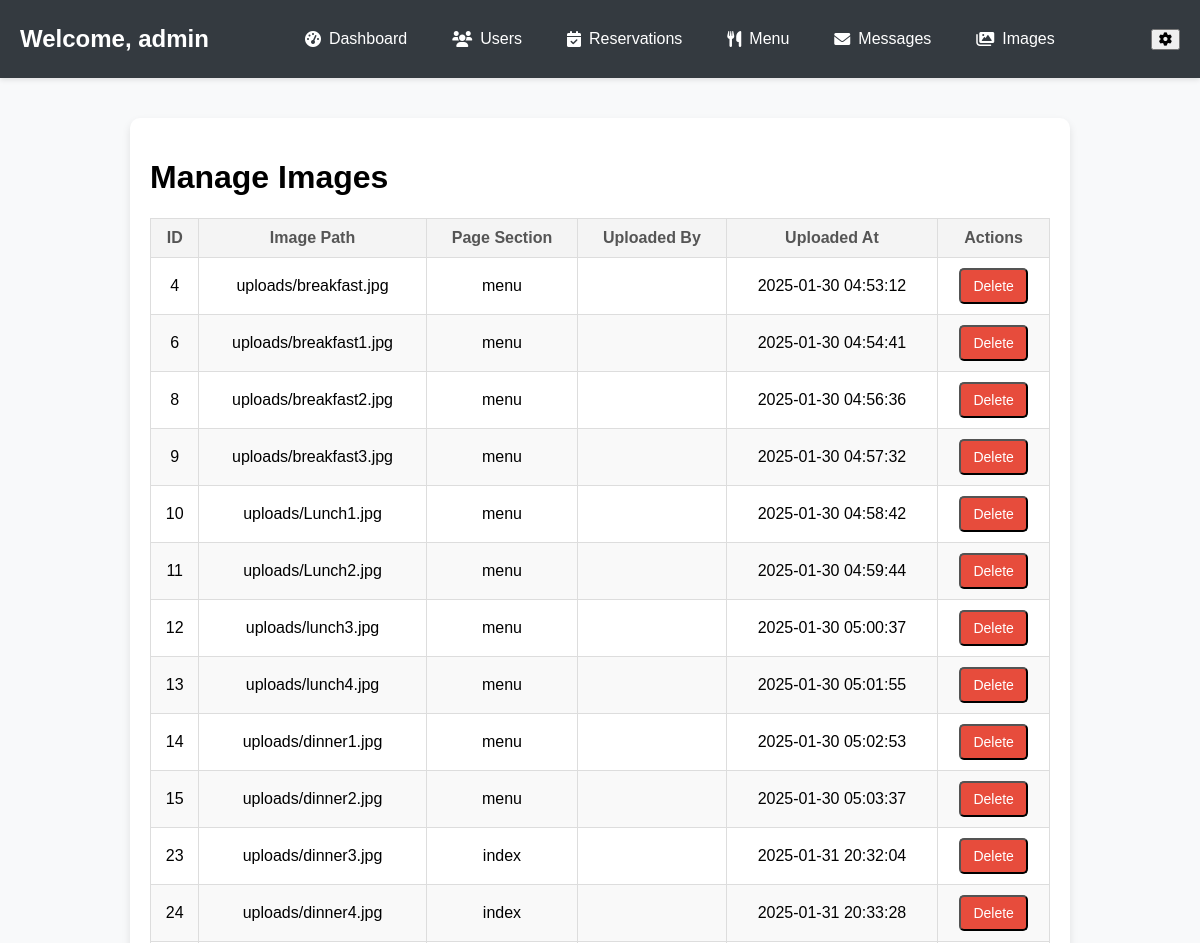
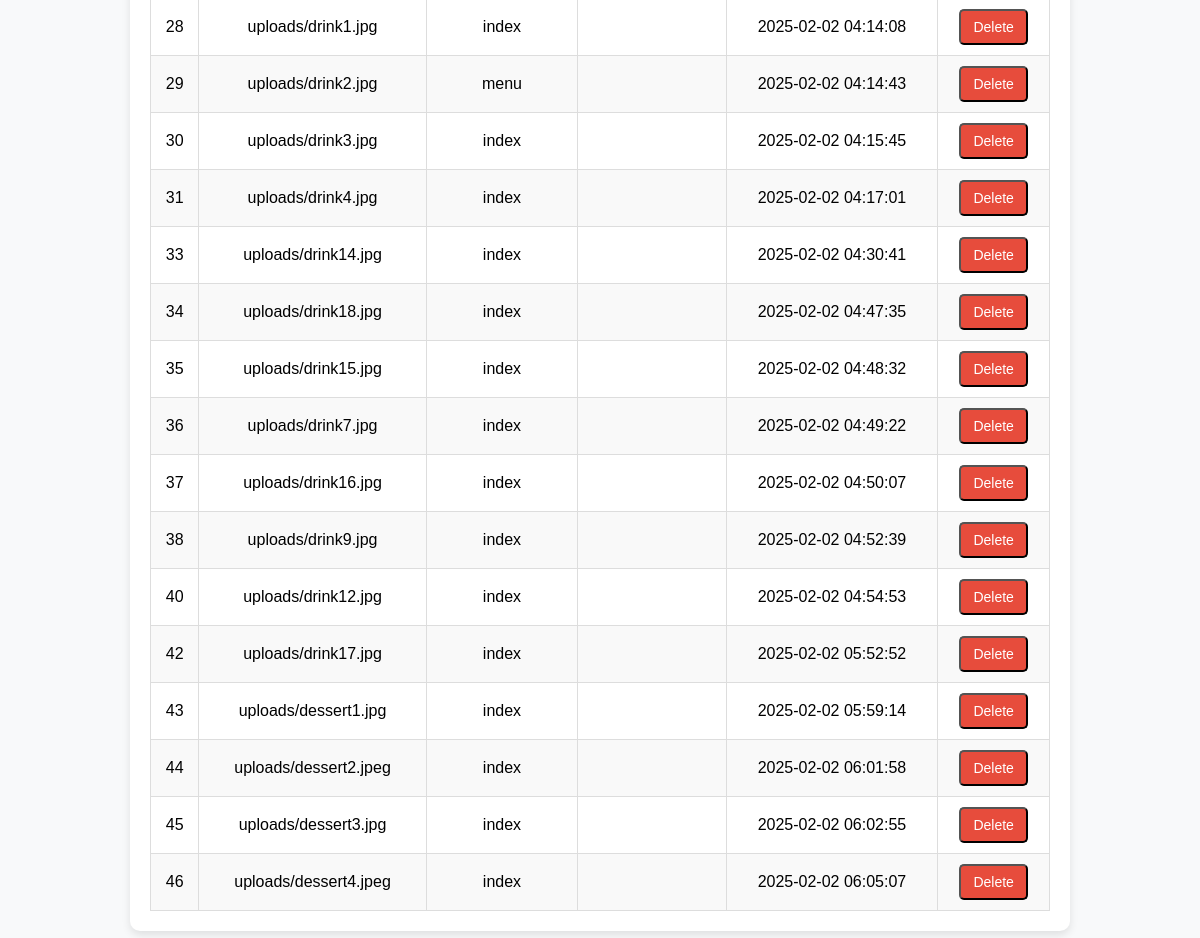
Screenshot of /images.php (signed in) with the database file from the repository (2 pictures, top to bottom).
### tables this page shows
CREATE TABLE `images` (
  `ImageID` int(11) NOT NULL,
  `ImagePath` varchar(255) NOT NULL,
  `PageSection` enum('index','menu','about') NOT NULL,
  `UploadedBy` int(11) DEFAULT NULL,
  `UploadedAt` timestamp NOT NULL DEFAULT current_timestamp()
);

### images.php (the view, shortened to what this page needs)
<?php
$db = new DataBaza();
$db->connectToDatabase();
$conn = $db->getConnection();
$result = $conn->query("SELECT * FROM Images");
?>
<!DOCTYPE html>
<html lang="en">
<head>
    <link rel="stylesheet" href="https://cdnjs.cloudflare.com/ajax/libs/font-awesome/6.0.0/css/all.min.css">
</head>
<body>
    <?php include("dashboard.php");?>
    <div class="container">
        <h1>Manage Images</h1>
        <table>
            <thead>
                <tr>
                    <th>ID</th>
                    <th>Image Path</th>
                    <th>Page Section</th>
                    <th>Uploaded By</th>
                    <th>Uploaded At</th>
                    <th>Actions</th>
                </tr>
            </thead>
            <tbody>
                <?php while ($row = $result->fetch_assoc()): ?>
                    <tr>
                        <td><?= htmlspecialchars($row['ImageID']) ?></td>
                        <td><?= htmlspecialchars($row['ImagePath']) ?></td>
                        <td><?= htmlspecialchars($row['PageSection']) ?></td>
                        <td><?= htmlspecialchars($row['UploadedBy']) ?></td>
                        <td><?= htmlspecialchars($row['UploadedAt']) ?></td>
                        <td>
                            <button class="btn btn-delete" onclick="deleteImage(<?= htmlspecialchars($row['ImageID']) ?>)">Delete</button>
                        </td>
                    </tr>
                <?php endwhile; ?>
            </tbody>
        </table>
    </div>
</body>
</html>

### dashboard.css (style rules this page uses)
body { margin: 0; font-family: Arial, sans-serif; background-color: #f8f9fa; }

### images.php (style rules this page uses)
body { font-family: Arial, sans-serif; margin: 0; padding: 0; background-color: #f9f9f9; }
.container { padding: 20px; max-width: 900px; margin: 40px auto; background: white; border-radius: 10px; box-shadow: 0 4px 8px rgba(0, 0, 0, 0.1); }
table { width: 100%; border-collapse: collapse; margin-top: 20px; }
table th, table td { border: 1px solid #ddd; padding: 10px; text-align: center; }
table th { background-color: #f4f4f4; color: #555; }
table tr:nth-child(even) { background-color: #f9f9f9; }
.btn { padding: 8px 12px; text-decoration: none; color: white; border-radius: 5px; font-size: 14px; cursor: pointer; transition: background-color 0.3s ease; }
.btn-delete { background-color: #e74c3c; }

### rows the page displays
images: ImageID "4", ImagePath "uploads/breakfast.jpg", PageSection "menu", UploadedAt "2025-01-30 04:53:12"
images: ImageID "6", ImagePath "uploads/breakfast1.jpg", PageSection "menu", UploadedAt "2025-01-30 04:54:41"
images: ImageID "8", ImagePath "uploads/breakfast2.jpg", PageSection "menu", UploadedAt "2025-01-30 04:56:36"
images: ImageID "9", ImagePath "uploads/breakfast3.jpg", PageSection "menu", UploadedAt "2025-01-30 04:57:32"
images: ImageID "10", ImagePath "uploads/Lunch1.jpg", PageSection "menu", UploadedAt "2025-01-30 04:58:42"
images: ImageID "11", ImagePath "uploads/Lunch2.jpg", PageSection "menu", UploadedAt "2025-01-30 04:59:44"
images: ImageID "12", ImagePath "uploads/lunch3.jpg", PageSection "menu", UploadedAt "2025-01-30 05:00:37"
images: ImageID "13", ImagePath "uploads/lunch4.jpg", PageSection "menu", UploadedAt "2025-01-30 05:01:55"
images: ImageID "14", ImagePath "uploads/dinner1.jpg", PageSection "menu", UploadedAt "2025-01-30 05:02:53"
images: ImageID "15", ImagePath "uploads/dinner2.jpg", PageSection "menu", UploadedAt "2025-01-30 05:03:37"
images: ImageID "23", ImagePath "uploads/dinner3.jpg", PageSection "index", UploadedAt "2025-01-31 20:32:04"
images: ImageID "24", ImagePath "uploads/dinner4.jpg", PageSection "index", UploadedAt "2025-01-31 20:33:28"
images: ImageID "28", ImagePath "uploads/drink1.jpg", PageSection "index", UploadedAt "2025-02-02 04:14:08"
images: ImageID "29", ImagePath "uploads/drink2.jpg", PageSection "menu", UploadedAt "2025-02-02 04:14:43"
images: ImageID "30", ImagePath "uploads/drink3.jpg", PageSection "index", UploadedAt "2025-02-02 04:15:45"
images: ImageID "31", ImagePath "uploads/drink4.jpg", PageSection "index", UploadedAt "2025-02-02 04:17:01"
images: ImageID "33", ImagePath "uploads/drink14.jpg", PageSection "index", UploadedAt "2025-02-02 04:30:41"
images: ImageID "34", ImagePath "uploads/drink18.jpg", PageSection "index", UploadedAt "2025-02-02 04:47:35"
images: ImageID "35", ImagePath "uploads/drink15.jpg", PageSection "index", UploadedAt "2025-02-02 04:48:32"
images: ImageID "36", ImagePath "uploads/drink7.jpg", PageSection "index", UploadedAt "2025-02-02 04:49:22"
images: ImageID "37", ImagePath "uploads/drink16.jpg", PageSection "index", UploadedAt "2025-02-02 04:50:07"
images: ImageID "38", ImagePath "uploads/drink9.jpg", PageSection "index", UploadedAt "2025-02-02 04:52:39"
images: ImageID "40", ImagePath "uploads/drink12.jpg", PageSection "index", UploadedAt "2025-02-02 04:54:53"
images: ImageID "42", ImagePath "uploads/drink17.jpg", PageSection "index", UploadedAt "2025-02-02 05:52:52"
images: ImageID "43", ImagePath "uploads/dessert1.jpg", PageSection "index", UploadedAt "2025-02-02 05:59:14"
images: ImageID "44", ImagePath "uploads/dessert2.jpeg", PageSection "index", UploadedAt "2025-02-02 06:01:58"
images: ImageID "45", ImagePath "uploads/dessert3.jpg", PageSection "index", UploadedAt "2025-02-02 06:02:55"
images: ImageID "46", ImagePath "uploads/dessert4.jpeg", PageSection "index", UploadedAt "2025-02-02 06:05:07"

### other values shown
$adminName "admin"
